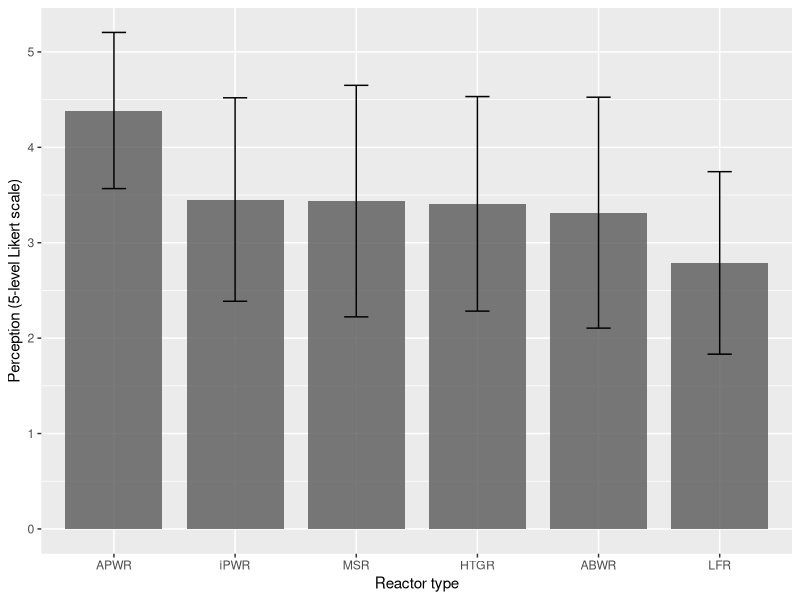
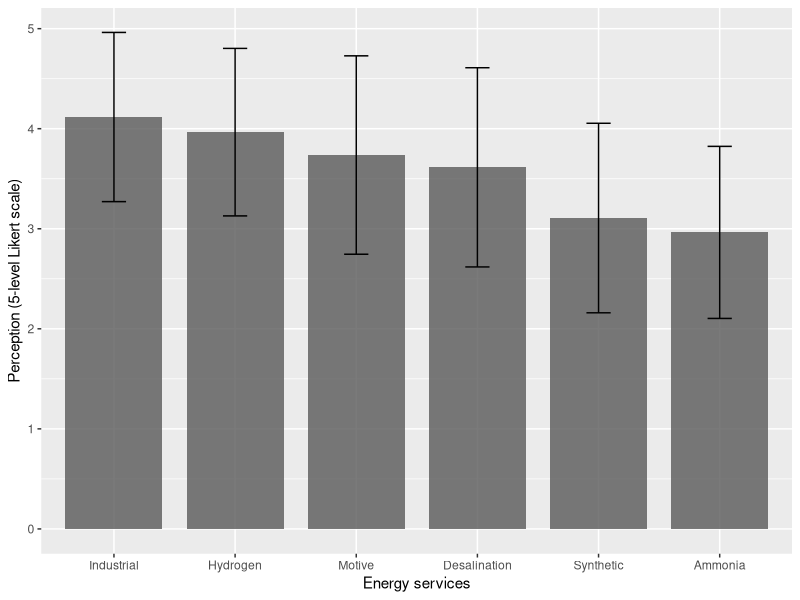
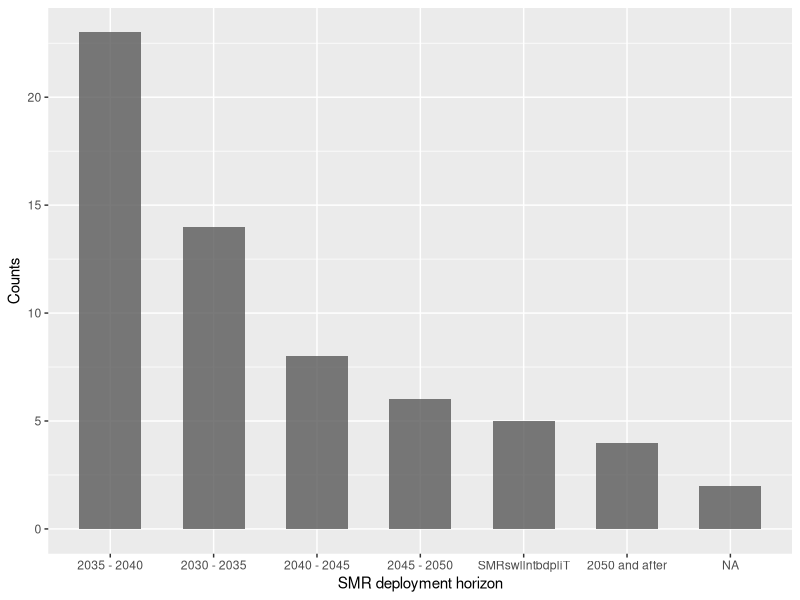
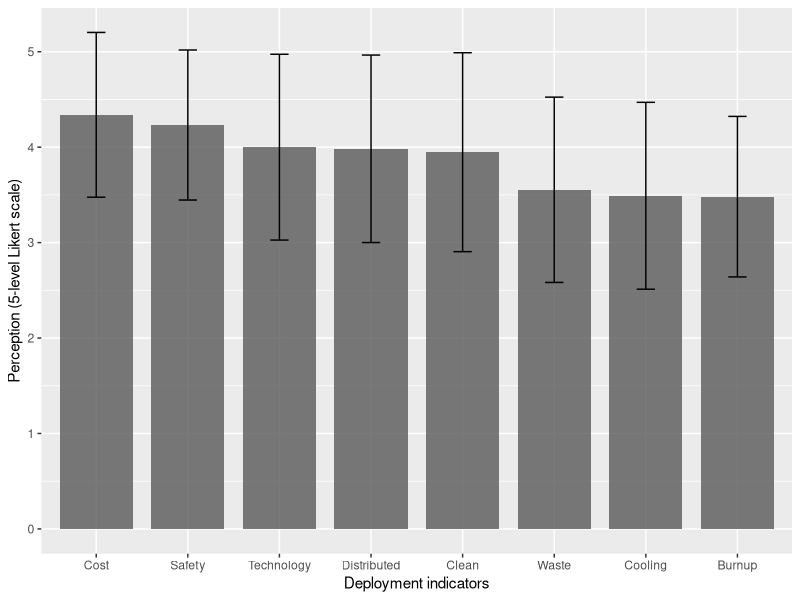
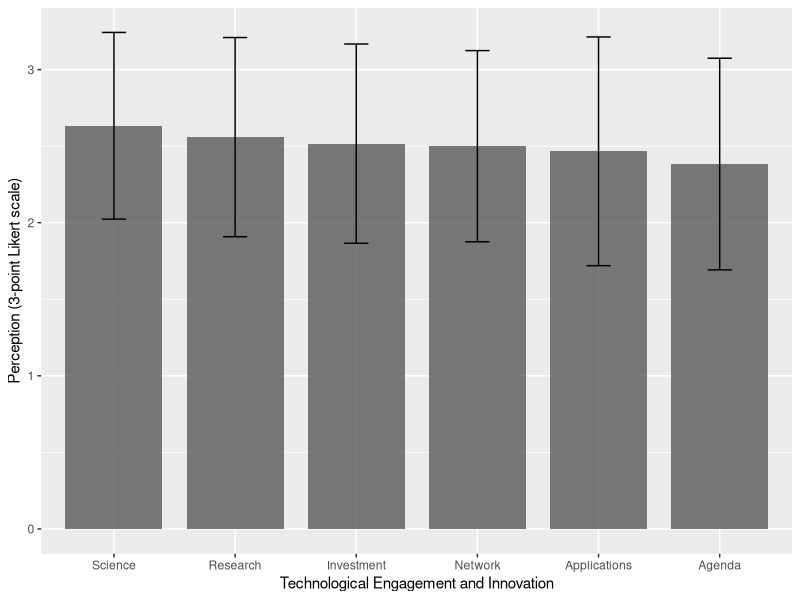
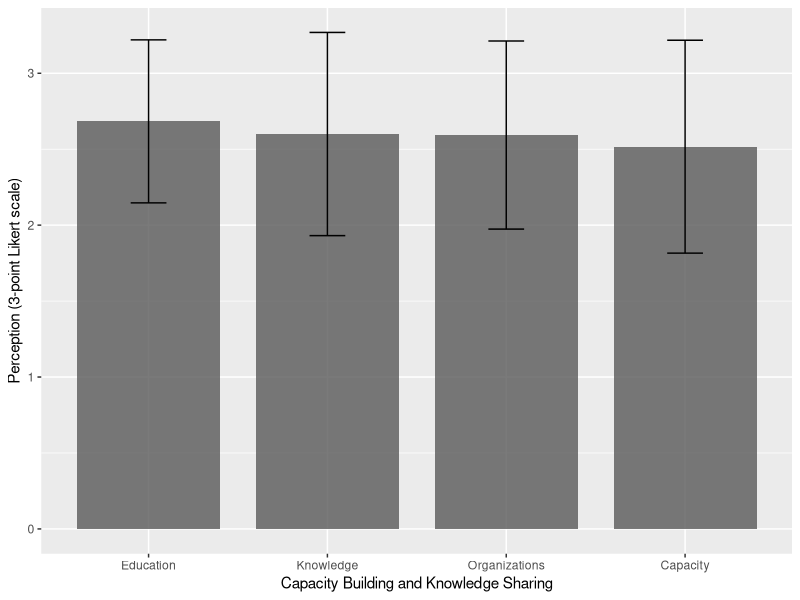
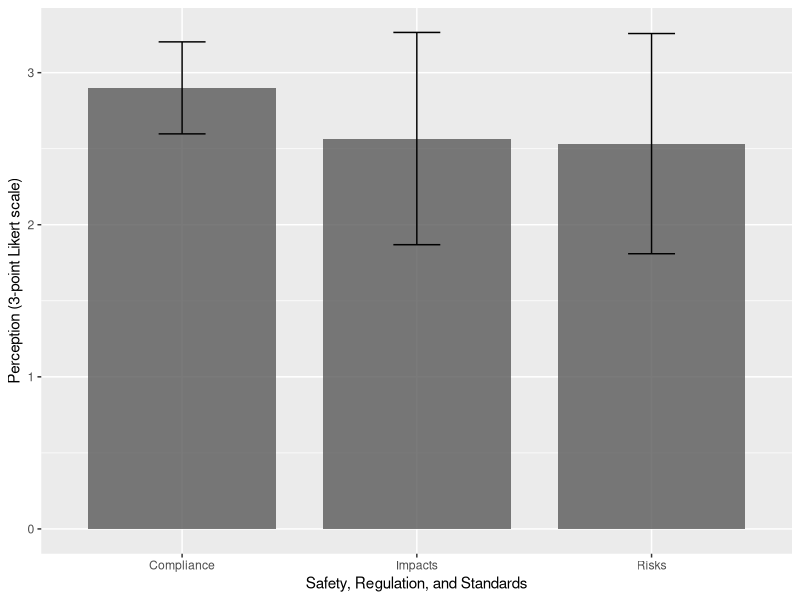
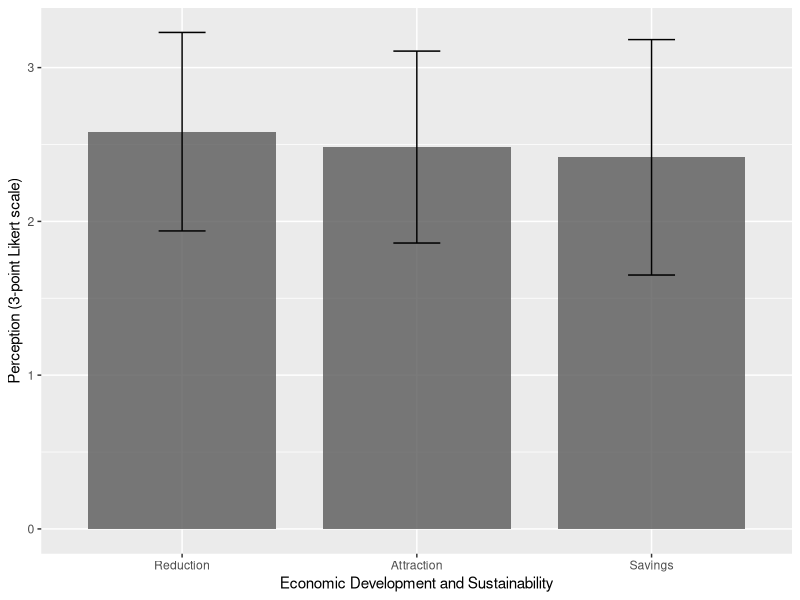

These charts were generated, in order, by the following R code: (Note: this script raises an error after producing the figures.)
# Load the libraries for Likert scale conversion and statistical analysis
library(dplyr)
library(psych)
library(ggplot2)
library(scales)

# Read the survey results as data_junior frame (repeat the same for senior sample group)
data_junior <- readxl::read_excel("junior_results.xlsx", na = "NA")

# Modify the name of first column
names(data_junior)[1] <- "submit_date"

# Label the sample group (repeat the same for senior sample group)

data_junior$group <- "junior"

# Evaluation of reactor types
attributes(data_junior)$names[2:7] <- c("APWR","ABWR","HTGR","MSR","LFR","iPWR")

# Convert the answers to 5-level Likert scale
data_junior <- data_junior %>%
  mutate(
    APWR = recode(APWR, "Significantly disagree" = 1, "Disagree" = 2, 
                     "Neither disagree nor agree" = 3, "Agree" = 4, 
                     "Significantly agree" = 5, .default = NA_real_),
    ABWR = recode(ABWR, "Significantly disagree" = 1, "Disagree" = 2, 
                  "Neither disagree nor agree" = 3, "Agree" = 4, 
                  "Significantly agree" = 5, .default = NA_real_),
    HTGR = recode(HTGR, "Significantly disagree" = 1, "Disagree" = 2, 
                  "Neither disagree nor agree" = 3, "Agree" = 4, 
                  "Significantly agree" = 5, .default = NA_real_),
    MSR = recode(MSR, "Significantly disagree" = 1, "Disagree" = 2, 
                  "Neither disagree nor agree" = 3, "Agree" = 4, 
                  "Significantly agree" = 5, .default = NA_real_),
    LFR = recode(LFR, "Significantly disagree" = 1, "Disagree" = 2, 
                  "Neither disagree nor agree" = 3, "Agree" = 4, 
                  "Significantly agree" = 5, .default = NA_real_),
    iPWR = recode(iPWR, "Significantly disagree" = 1, "Disagree" = 2, 
                  "Neither disagree nor agree" = 3, "Agree" = 4, 
                  "Significantly agree" = 5, .default = NA_real_))

# Statistical analysis of results
reactor <- describe(data_junior[,2:7])

# sort(reactor$mean, decreasing = TRUE)

# barplot(sort(reactor$mean, decreasing = TRUE), names.arg = row.names(reactor), ylab = "mean",
#        ylim = c(0,5), main = "Mean values for reactor selection")

ggplot(reactor, aes(reorder(row.names(reactor),-mean), mean)) + 
  geom_bar(stat = "identity", width=0.8, alpha=0.8) +
  geom_errorbar(aes(ymin=mean-sd, ymax=mean+sd), width=0.2) + 
  labs(x="Reactor type", y="Perception (5-level Likert scale)")

# Evaluation of energy services
attributes(data_junior)$names[8:13] <- c("Industrial","Hydrogen",
                                 "Desalination","Synthetic",
                                 "Motive","Ammonia")

# Convert the answers to 5-level Likert scale
data_junior <- data_junior %>%
  mutate(
    Industrial = recode(Industrial, "Significantly disagree" = 1, "Disagree" = 2, 
                  "Neither disagree nor agree" = 3, "Agree" = 4, 
                  "Significantly agree" = 5, .default = NA_real_),
    Hydrogen = recode(Hydrogen, "Significantly disagree" = 1, "Disagree" = 2, 
                  "Neither disagree nor agree" = 3, "Agree" = 4, 
                  "Significantly agree" = 5, .default = NA_real_),
    Desalination = recode(Desalination, "Significantly disagree" = 1, "Disagree" = 2, 
                  "Neither disagree nor agree" = 3, "Agree" = 4, 
                  "Significantly agree" = 5, .default = NA_real_),
    Synthetic = recode(Synthetic, "Significantly disagree" = 1, "Disagree" = 2, 
                 "Neither disagree nor agree" = 3, "Agree" = 4, 
                 "Significantly agree" = 5, .default = NA_real_),
    Motive = recode(Motive, "Significantly disagree" = 1, "Disagree" = 2, 
                 "Neither disagree nor agree" = 3, "Agree" = 4, 
                 "Significantly agree" = 5, .default = NA_real_),
    Ammonia = recode(Ammonia, "Significantly disagree" = 1, "Disagree" = 2, 
                  "Neither disagree nor agree" = 3, "Agree" = 4, 
                  "Significantly agree" = 5, .default = NA_real_))

# Statistical analysis of results
reactor <- describe(data_junior[,8:13])

ggplot(reactor, aes(reorder(row.names(reactor),-mean), mean)) + 
  geom_bar(stat = "identity", width=0.8, alpha=0.8) +
  geom_errorbar(aes(ymin=mean-sd, ymax=mean+sd), width=0.2) + 
  labs(x="Energy services", y="Perception (5-level Likert scale)")

# SMR deployment horizon

names(data_junior)[14] <- "SMR_deployment_dates"

# Conversion to numerical values
df <- data_junior %>% 
  group_by(SMR_deployment_dates) %>% # Variable to be transformed
  count() %>% 
  ungroup() %>% 
  mutate(perc = `n` / sum(`n`)) %>% 
  arrange(perc) %>%
  mutate(labels = scales::percent(perc))

# Statistical analysis of results
ggplot(df, aes(reorder(df$SMR_deployment_dates,-n), n)) + 
  geom_bar(stat = "identity", width=0.6, alpha=0.8) +
  scale_x_discrete(label=abbreviate(df$SMR_deployment_dates, minlength = 15)) +
  scale_y_continuous(breaks = breaks_pretty()) +
  labs(x="SMR deployment horizon", y="Counts") 

# Evaluation of SMR deployment indicators
attributes(data_junior)$names[15:22] <- c("Technology","Safety",
                                  "Burnup","Waste",
                                  "Clean","Cost","Cooling","Distributed")

# Convert the answers to 5-level Likert scale
data_junior <- data_junior %>%
  mutate(
    Technology = recode(Technology, "Significantly disagree" = 1, "Disagree" = 2, 
                        "Neither disagree nor agree" = 3, "Agree" = 4, 
                        "Significantly agree" = 5, .default = NA_real_),
    Safety = recode(Safety, "Significantly disagree" = 1, "Disagree" = 2, 
                      "Neither disagree nor agree" = 3, "Agree" = 4, 
                      "Significantly agree" = 5, .default = NA_real_),
    Burnup = recode(Burnup, "Significantly disagree" = 1, "Disagree" = 2, 
                          "Neither disagree nor agree" = 3, "Agree" = 4, 
                          "Significantly agree" = 5, .default = NA_real_),
    Waste = recode(Waste, "Significantly disagree" = 1, "Disagree" = 2, 
                       "Neither disagree nor agree" = 3, "Agree" = 4, 
                       "Significantly agree" = 5, .default = NA_real_),
    Clean = recode(Clean, "Significantly disagree" = 1, "Disagree" = 2, 
                    "Neither disagree nor agree" = 3, "Agree" = 4, 
                    "Significantly agree" = 5, .default = NA_real_),
    Cost = recode(Cost, "Significantly disagree" = 1, "Disagree" = 2, 
                     "Neither disagree nor agree" = 3, "Agree" = 4, 
                     "Significantly agree" = 5, .default = NA_real_),
    Cooling = recode(Cooling, "Significantly disagree" = 1, "Disagree" = 2, 
                  "Neither disagree nor agree" = 3, "Agree" = 4, 
                  "Significantly agree" = 5, .default = NA_real_),
    Distributed = recode(Distributed, "Significantly disagree" = 1, "Disagree" = 2, 
                     "Neither disagree nor agree" = 3, "Agree" = 4, 
                     "Significantly agree" = 5, .default = NA_real_))

# Statistical analysis of results
reactor <- describe(data_junior[,15:22])

ggplot(reactor, aes(reorder(row.names(reactor),-mean), mean)) + 
  geom_bar(stat = "identity", width=0.8, alpha=0.8) +
  geom_errorbar(aes(ymin=mean-sd, ymax=mean+sd), width=0.2) + 
  labs(x="Deployment indicators", y="Perception (5-level Likert scale)")

# Evaluation of Nuclear Fuel Cycle scenarios

# Technological Engagement and Innovation
attributes(data_junior)$names[23:28] <- c("Agenda","Network",
                                  "Applications","Research",
                                  "Science","Investment")

# Convert the answers to 3-point Likert scale
data_junior <- data_junior %>%
  mutate(
    Agenda = recode(Agenda, "Non-relevant" = 0, "Low importance" = 1, 
                        "Medium importance" = 2, "High importance" = 3, 
                        .default = NA_real_),
    Network = recode(Network, "Non-relevant" = 0, "Low importance" = 1, 
                    "Medium importance" = 2, "High importance" = 3, 
                    .default = NA_real_),
    Applications = recode(Applications, "Non-relevant" = 0, "Low importance" = 1, 
                    "Medium importance" = 2, "High importance" = 3, 
                    .default = NA_real_),
    Research = recode(Research, "Non-relevant" = 0, "Low importance" = 1, 
                    "Medium importance" = 2, "High importance" = 3, 
                    .default = NA_real_),
    Science = recode(Science, "Non-relevant" = 0, "Low importance" = 1, 
                    "Medium importance" = 2, "High importance" = 3, 
                    .default = NA_real_),
    Investment = recode(Investment, "Non-relevant" = 0, "Low importance" = 1, 
                    "Medium importance" = 2, "High importance" = 3, 
                    .default = NA_real_))

# Statistical analysis of results
reactor <- describe(data_junior[,23:28])

ggplot(reactor, aes(reorder(row.names(reactor),-mean), mean)) + 
  geom_bar(stat = "identity", width=0.8, alpha=0.8) +
  geom_errorbar(aes(ymin=mean-sd, ymax=mean+sd), width=0.2) + 
  labs(x="Technological Engagement and Innovation", y="Perception (3-point Likert scale)")

# Capacity Building and Knowledge Sharing
attributes(data_junior)$names[29:32] <- c("Capacity","Knowledge",
                                   "Organizations","Education")

# Convert the answers to 3-point Likert scale
data_junior <- data_junior %>%
  mutate(
    Capacity = recode(Capacity, "Non-relevant" = 0, "Low importance" = 1, 
                    "Medium importance" = 2, "High importance" = 3, 
                    .default = NA_real_),
    Knowledge = recode(Knowledge, "Non-relevant" = 0, "Low importance" = 1, 
                     "Medium importance" = 2, "High importance" = 3, 
                     .default = NA_real_),
    Organizations = recode(Organizations, "Non-relevant" = 0, "Low importance" = 1, 
                          "Medium importance" = 2, "High importance" = 3, 
                          .default = NA_real_),
    Education = recode(Education, "Non-relevant" = 0, "Low importance" = 1, 
                      "Medium importance" = 2, "High importance" = 3, 
                      .default = NA_real_))

# Statistical analysis of results
reactor <- describe(data_junior[,29:32])

ggplot(reactor, aes(reorder(row.names(reactor),-mean), mean)) + 
  geom_bar(stat = "identity", width=0.8, alpha=0.8) +
  geom_errorbar(aes(ymin=mean-sd, ymax=mean+sd), width=0.2) + 
  labs(x="Capacity Building and Knowledge Sharing", y="Perception (3-point Likert scale)")

# Safety, Regulation, and Standards
attributes(data_junior)$names[33:35] <- c("Compliance","Risks",
                                   "Impacts")

# Convert the answers to 3-point Likert scale
data_junior <- data_junior %>%
  mutate(
    Compliance = recode(Compliance, "Non-relevant" = 0, "Low importance" = 1, 
                      "Medium importance" = 2, "High importance" = 3, 
                      .default = NA_real_),
    Risks = recode(Risks, "Non-relevant" = 0, "Low importance" = 1, 
                       "Medium importance" = 2, "High importance" = 3, 
                       .default = NA_real_),
    Impacts = recode(Impacts, "Non-relevant" = 0, "Low importance" = 1, 
                           "Medium importance" = 2, "High importance" = 3, 
                           .default = NA_real_))

# Statistical analysis of results
reactor <- describe(data_junior[,33:35])

ggplot(reactor, aes(reorder(row.names(reactor),-mean), mean)) + 
  geom_bar(stat = "identity", width=0.8, alpha=0.8) +
  geom_errorbar(aes(ymin=mean-sd, ymax=mean+sd), width=0.2) + 
  labs(x="Safety, Regulation, and Standards", y="Perception (3-point Likert scale)")

# Economic Development and Sustainability
attributes(data_junior)$names[36:38] <- c("Reduction","Attraction",
                                   "Savings")

# Convert the answers to 3-point Likert scale
data_junior <- data_junior %>%
  mutate(
    Reduction = recode(Reduction, "Non-relevant" = 0, "Low importance" = 1, 
                        "Medium importance" = 2, "High importance" = 3, 
                        .default = NA_real_),
    Attraction = recode(Attraction, "Non-relevant" = 0, "Low importance" = 1, 
                   "Medium importance" = 2, "High importance" = 3, 
                   .default = NA_real_),
    Savings = recode(Savings, "Non-relevant" = 0, "Low importance" = 1, 
                     "Medium importance" = 2, "High importance" = 3, 
                     .default = NA_real_))

# Statistical analysis of results
reactor <- describe(data_junior[,36:38])

ggplot(reactor, aes(reorder(row.names(reactor),-mean), mean)) + 
  geom_bar(stat = "identity", width=0.8, alpha=0.8) +
  geom_errorbar(aes(ymin=mean-sd, ymax=mean+sd), width=0.2) + 
  labs(x="Economic Development and Sustainability", y="Perception (3-point Likert scale)")

# Energy Security and Waste Management
attributes(data_junior)$names[39:43] <- c("Assurance","Sufficient",
                                   "Development","Methods","Compactification")

# Convert the answers to 3-point Likert scale
data_junior <- data_junior %>%
  mutate(
    Assurance = recode(Assurance, "Non-relevant" = 0, "Low importance" = 1, 
                       "Medium importance" = 2, "High importance" = 3, 
                       .default = NA_real_),
    Sufficient = recode(Sufficient, "Non-relevant" = 0, "Low importance" = 1, 
                        "Medium importance" = 2, "High importance" = 3, 
                        .default = NA_real_),
    Development = recode(Development, "Non-relevant" = 0, "Low importance" = 1, 
                     "Medium importance" = 2, "High importance" = 3, 
                     .default = NA_real_),
    Methods = recode(Methods, "Non-relevant" = 0, "Low importance" = 1, 
                       "Medium importance" = 2, "High importance" = 3, 
                       .default = NA_real_),
    Compactification = recode(Compactification, "Non-relevant" = 0, "Low importance" = 1, 
                     "Medium importance" = 2, "High importance" = 3, 
                     .default = NA_real_))

# Statistical analysis of results
reactor <- describe(data_junior[,39:43])

ggplot(reactor, aes(reorder(row.names(reactor),-mean), mean)) + 
  geom_bar(stat = "identity", width=0.8, alpha=0.8) +
  geom_errorbar(aes(ymin=mean-sd, ymax=mean+sd), width=0.2) + 
  labs(x="Energy Security and Waste Management", y="Perception (3-point Likert scale)")

# Policy Framework and Decision Support
attributes(data_junior)$names[44:47] <- c("Planning","Nonproliferation",
                                   "Frameworks","Leadership")

# Convert the answers to 3-point Likert scale
data_junior <- data_junior %>%
  mutate(
    Planning = recode(Planning, "Non-relevant" = 0, "Low importance" = 1, 
                       "Medium importance" = 2, "High importance" = 3, 
                       .default = NA_real_),
    Nonproliferation = recode(Nonproliferation, "Non-relevant" = 0, "Low importance" = 1, 
                        "Medium importance" = 2, "High importance" = 3, 
                        .default = NA_real_),
    Frameworks = recode(Frameworks, "Non-relevant" = 0, "Low importance" = 1, 
                         "Medium importance" = 2, "High importance" = 3, 
                         .default = NA_real_),
    Leadership = recode(Leadership, "Non-relevant" = 0, "Low importance" = 1, 
                     "Medium importance" = 2, "High importance" = 3, 
                     .default = NA_real_))

# Statistical analysis of results
reactor <- describe(data_junior[,44:47])

ggplot(reactor, aes(reorder(row.names(reactor),-mean), mean)) + 
  geom_bar(stat = "identity", width=0.8, alpha=0.8) +
  geom_errorbar(aes(ymin=mean-sd, ymax=mean+sd), width=0.2) + 
  labs(x="Policy Framework and Decision Support", y="Perception (3-point Likert scale)")

# Interaction and Partnerships
attributes(data_junior)$names[48:50] <- c("Interaction","Relations","Ecosystem")

# Convert the answers to 3-point Likert scale
data_junior <- data_junior %>%
  mutate(
    Interaction = recode(Interaction, "Non-relevant" = 0, "Low importance" = 1, 
                      "Medium importance" = 2, "High importance" = 3, 
                      .default = NA_real_),
    Relations = recode(Relations, "Non-relevant" = 0, "Low importance" = 1, 
                              "Medium importance" = 2, "High importance" = 3, 
                              .default = NA_real_),
    Ecosystem = recode(Ecosystem, "Non-relevant" = 0, "Low importance" = 1, 
                        "Medium importance" = 2, "High importance" = 3, 
                        .default = NA_real_))

# Statistical analysis of results
reactor <- describe(data_junior[,48:50])

ggplot(reactor, aes(reorder(row.names(reactor),-mean), mean)) + 
  geom_bar(stat = "identity", width=0.8, alpha=0.8) +
  geom_errorbar(aes(ymin=mean-sd, ymax=mean+sd), width=0.2) + 
  labs(x="Interaction and Partnerships", y="Perception (3-point Likert scale)")

# Prospects for the Future
attributes(data_junior)$names[51:56] <- c("Technetium","Catalysts","Commercial",
                                   "Sources","Devices","Actinides")

# Convert the answers to 3-point Likert scale
data_junior <- data_junior %>%
  mutate(
    Technetium = recode(Technetium, "Non-relevant" = 0,"Very low confidence" = 1, 
                       "Low confidence" = 2, "Medium confidence" = 3, 
                       "High confidence" = 4, "Very high confidence" = 5, 
                       .default = NA_real_),
    Catalysts = recode(Catalysts, "Non-relevant" = 0,"Very low confidence" = 1, 
                        "Low confidence" = 2, "Medium confidence" = 3, 
                        "High confidence" = 4, "Very high confidence" = 5, 
                        .default = NA_real_),
    Commercial = recode(Commercial, "Non-relevant" = 0,"Very low confidence" = 1, 
                        "Low confidence" = 2, "Medium confidence" = 3, 
                        "High confidence" = 4, "Very high confidence" = 5, 
                        .default = NA_real_),
    Sources = recode(Sources, "Non-relevant" = 0,"Very low confidence" = 1, 
                        "Low confidence" = 2, "Medium confidence" = 3, 
                        "High confidence" = 4, "Very high confidence" = 5, 
                        .default = NA_real_),
    Devices = recode(Devices, "Non-relevant" = 0,"Very low confidence" = 1, 
                        "Low confidence" = 2, "Medium confidence" = 3, 
                        "High confidence" = 4, "Very high confidence" = 5, 
                        .default = NA_real_),
    Actinides = recode(Actinides, "Non-relevant" = 0,"Very low confidence" = 1, 
                        "Low confidence" = 2, "Medium confidence" = 3, 
                        "High confidence" = 4, "Very high confidence" = 5, 
                        .default = NA_real_))

# Statistical analysis of results
reactor <- describe(data_junior[,51:56])

ggplot(reactor, aes(reorder(row.names(reactor),-mean), mean)) + 
  geom_bar(stat = "identity", width=0.8, alpha=0.8) +
  geom_errorbar(aes(ymin=mean-sd, ymax=mean+sd), width=0.2) + 
  labs(x="Prospects for the Future", y="Perception (5-level Likert scale)")

write.csv(data_junior,"junior.csv", na = "NA")

# Concatenate the survey results in one file
data <- rbind(data_junior, data_senior)

# One-group Anova method

ABWR<-aov(ABWR~group,data=data)

summary(ABWR)